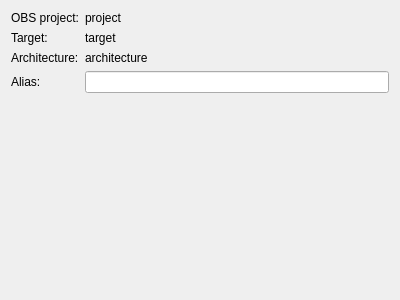
<?xml version="1.0" encoding="UTF-8"?>
<ui version="4.0">
 <class>WizardPage</class>
 <widget class="QWizardPage" name="WizardPage">
  <property name="geometry">
   <rect>
    <x>0</x>
    <y>0</y>
    <width>400</width>
    <height>300</height>
   </rect>
  </property>
  <property name="windowTitle">
   <string>WizardPage</string>
  </property>
  <layout class="QFormLayout" name="formLayout">
   <item row="0" column="0">
    <widget class="QLabel" name="label">
     <property name="text">
      <string>OBS project:</string>
     </property>
    </widget>
   </item>
   <item row="0" column="1">
    <widget class="QLabel" name="projectLabel">
     <property name="text">
      <string>project</string>
     </property>
    </widget>
   </item>
   <item row="1" column="0">
    <widget class="QLabel" name="label_2">
     <property name="text">
      <string>Target:</string>
     </property>
    </widget>
   </item>
   <item row="1" column="1">
    <widget class="QLabel" name="targetLabel">
     <property name="text">
      <string>target</string>
     </property>
    </widget>
   </item>
   <item row="2" column="0">
    <widget class="QLabel" name="label_3">
     <property name="text">
      <string>Architecture:</string>
     </property>
    </widget>
   </item>
   <item row="2" column="1">
    <widget class="QLabel" name="architectureLabel">
     <property name="text">
      <string>architecture</string>
     </property>
    </widget>
   </item>
   <item row="3" column="0">
    <widget class="QLabel" name="label_4">
     <property name="text">
      <string>Alias:</string>
     </property>
    </widget>
   </item>
   <item row="3" column="1">
    <widget class="QLineEdit" name="aliasLineEdit"/>
   </item>
  </layout>
 </widget>
 <resources/>
 <connections/>
</ui>
